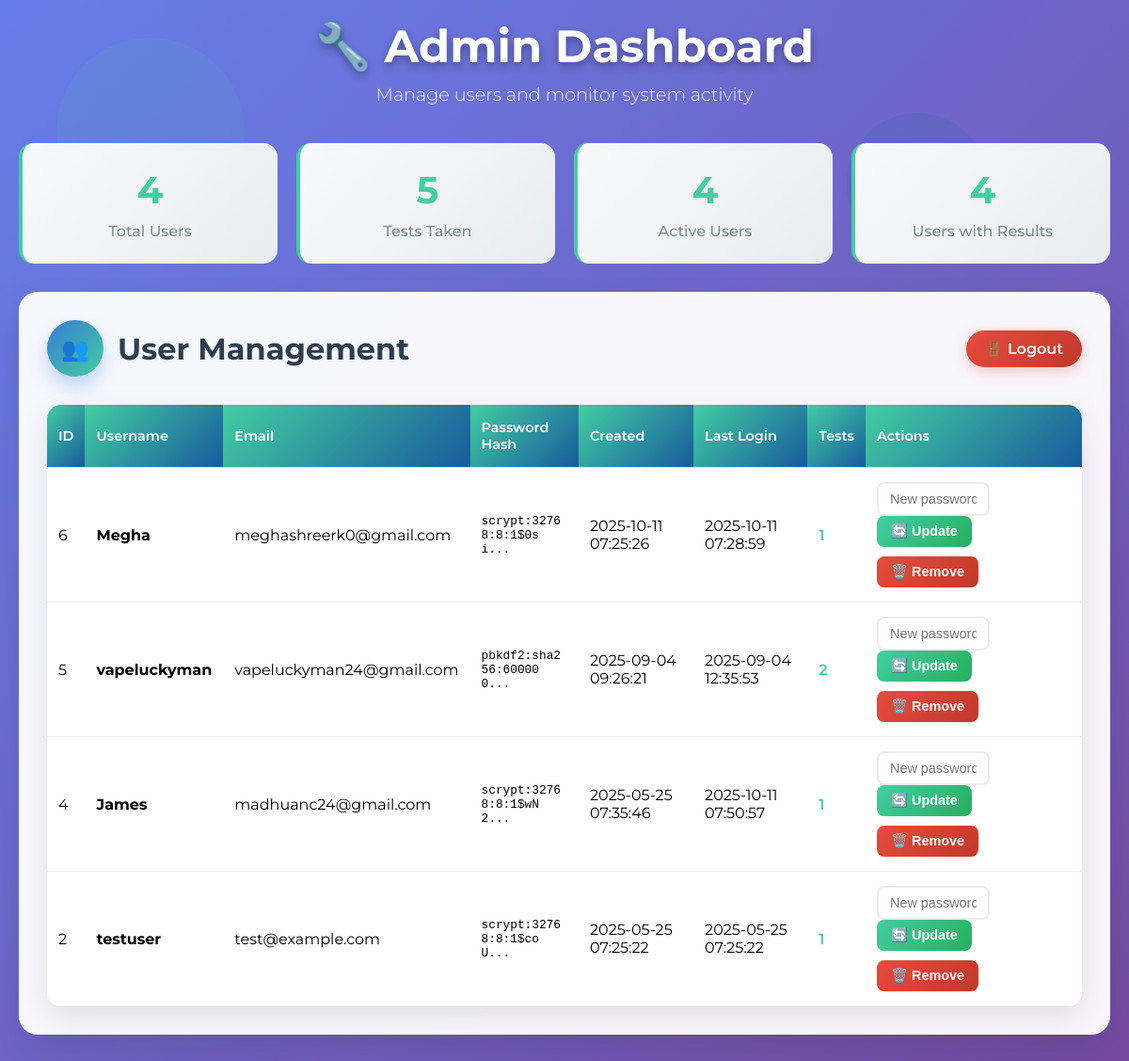
The page /admin (signed in) on the database its author committed.
### tables this page shows
CREATE TABLE users (
                id INTEGER PRIMARY KEY AUTOINCREMENT,
                username TEXT UNIQUE NOT NULL,
                email TEXT UNIQUE NOT NULL,
                password_hash TEXT NOT NULL,
                is_admin BOOLEAN DEFAULT FALSE,
                created_at TIMESTAMP DEFAULT CURRENT_TIMESTAMP,
                last_login TIMESTAMP
            );

### app.py (the view, shortened to what this page needs)
    @app.route('/admin', methods=['GET', 'POST'])
    def admin_dashboard():
        if 'user_id' not in session or not session.get('is_admin'):
            return redirect(url_for('login'))
        users = db.get_all_users(include_password=True)
        return render_template('admin_dashboard.html', users=users)

### app.py (called while the page is built, shortened)
    def get_all_users(self, include_password=False):
        conn = sqlite3.connect(self.db_path)
        cursor = conn.cursor()
        if include_password:
            cursor.execute('''
                SELECT u.id, u.username, u.email, u.password_hash, u.created_at, u.last_login,
                       COUNT(pr.id) as test_count
                FROM users u
                LEFT JOIN personality_results pr ON u.id = pr.user_id
                WHERE u.is_admin = FALSE
                GROUP BY u.id
                ORDER BY u.created_at DESC
            ''')
            users = cursor.fetchall()
            conn.close()
            return [{'id': u[0], 'username': u[1], 'email': u[2], 'password_hash': u[3],
                    'created_at': u[4], 'last_login': u[5], 'test_count': u[6]} for u in users]

### templates/admin_dashboard.html (shortened to what this page needs)
<!DOCTYPE html>
<html lang="en">
<head>
</head>
<body>
    <div class="bubble bubble1"></div>
    <div class="bubble bubble2"></div>
    <div class="container">
        <div class="header">
            <h1>🔧 Admin Dashboard</h1>
            <p>Manage users and monitor system activity</p>
        </div>
        <div class="stats-grid">
            <div class="stat-card">
                <div class="stat-number">{{ users|length }}</div>
                <div class="stat-label">Total Users</div>
            </div>
            <div class="stat-card">
                <div class="stat-number">{{ users|sum(attribute='test_count') }}</div>
                <div class="stat-label">Tests Taken</div>
            </div>
            <div class="stat-card">
                <div class="stat-number">{{ users|selectattr('last_login')|list|length }}</div>
                <div class="stat-label">Active Users</div>
            </div>
            <div class="stat-card">
                <div class="stat-number">{{ users|selectattr('test_count', 'gt', 0)|list|length }}</div>
                <div class="stat-label">Users with Results</div>
            </div>
        </div>
        <div class="admin-card">
            <div class="admin-header">
                <div class="admin-title">
                    <div class="admin-icon">👥</div>
                    <h2>User Management</h2>
                </div>
                <a href="{{ url_for('logout') }}" class="logout-btn">
                    🚪 Logout
                </a>
            </div>
            <div class="table-container">
                <table>
                    <thead>
                        <tr>
                            <th>ID</th>
                            <th>Username</th>
                            <th>Email</th>
                            <th>Password Hash</th>
                            <th>Created</th>
                            <th>Last Login</th>
                            <th>Tests</th>
                            <th>Actions</th>
                        </tr>
                    </thead>
                    <tbody>
                        {% for user in users %}
                        <tr>
                            <td>{{ user.id }}</td>
                            <td><strong>{{ user.username }}</strong></td>
                            <td>{{ user.email }}</td>
                            <td class="password-hash">{{ user.password_hash[:20] }}...</td>
                            <td>{{ user.created_at }}</td>
                            <td>{{ user.last_login or 'Never' }}</td>
                            <td>
                                <span style="color: #43cea2; font-weight: 600;">
                                    {{ user.test_count }}
                                </span>
                            </td>
                            <td>
                                <div class="user-actions">
                                    <form method="post" class="action-form">
                                        <input type="password" name="new_password" placeholder="New password" required class="action-input">
                                        <button type="submit" class="action-btn btn-update">
                                            🔄 Update
                                        </button>
                                    </form>
                                    <form method="post" class="action-form" onsubmit="return confirm('Are you sure you want to remove {{ user.username }}?');">
                                        <button type="submit" class="action-btn btn-remove">
                                            🗑️ Remove
                                        </button>
                                    </form>
                                </div>
                            </td>
                        </tr>
                        {% endfor %}
                    </tbody>
                </table>
            </div>
        </div>
    </div>
</body>
</html>

### templates/admin_dashboard.html (style rules this page uses)
* { margin: 0; padding: 0; box-sizing: border-box; }
body { background: linear-gradient(135deg, #667eea 0%, #764ba2 100%); font-family: 'Montserrat', Arial, sans-serif; min-height: 100vh; overflow-x: hidden; }
.bubble { position: absolute; border-radius: 50%; opacity: 0.1; animation: float 15s infinite ease-in-out; }
.bubble1 { width: 200px; height: 200px; left: 5vw; top: 5vh; background: #43cea2; animation-delay: 0s; }
.bubble2 { width: 150px; height: 150px; left: 75vw; top: 15vh; background: #185a9d; animation-delay: 3s; }
.container { max-width: 1400px; margin: 0 auto; padding: 20px; position: relative; z-index: 2; }
.header { text-align: center; margin-bottom: 40px; animation: slideInDown 1s ease-out; }
.header h1 { color: white; font-size: 3rem; font-weight: 700; margin-bottom: 10px; text-shadow: 0 4px 8px rgba(0,0,0,0.3); }
.header p { color: rgba(255,255,255,0.9); font-size: 1.2rem; font-weight: 300; }
.admin-card { background: rgba(255,255,255,0.95); border-radius: 20px; padding: 30px; box-shadow: 0 20px 40px rgba(0,0,0,0.1); backdrop-filter: blur(10px); animation: slideInUp 1s ease-out; margin-bottom: 30px; }
.admin-header { display: flex; align-items: center; justify-content: space-between; margin-bottom: 30px; flex-wrap: wrap; gap: 20px; }
.admin-title { display: flex; align-items: center; gap: 15px; }
.admin-icon { width: 60px; height: 60px; background: linear-gradient(135deg, #3a7bd5, #43cea2); border-radius: 50%; display: flex; align-items: center; justify-content: center; font-size: 1.5rem; color: white; box-shadow: 0 10px 20px rgba(58, 123, 213, 0.3); }
.admin-title h2 { color: #2c3e50; font-size: 2rem; font-weight: 700; margin: 0; }
.logout-btn { padding: 10px 20px; background: linear-gradient(135deg, #e74c3c, #c0392b); color: white; text-decoration: none; border-radius: 25px; font-weight: 600; transition: all 0.3s ease; box-shadow: 0 4px 15px rgba(231, 76, 60, 0.3); }
.stats-grid { display: grid; grid-template-columns: repeat(auto-fit, minmax(200px, 1fr)); gap: 20px; margin-bottom: 30px; }
.stat-card { background: linear-gradient(135deg, #f8f9fa, #e9ecef); padding: 25px; border-radius: 15px; text-align: center; border-left: 4px solid #43cea2; }
.stat-number { font-size: 2.5rem; font-weight: 700; color: #43cea2; margin-bottom: 10px; }
.stat-label { color: #7f8c8d; font-weight: 500; font-size: 1rem; }
.table-container { overflow-x: auto; border-radius: 15px; box-shadow: 0 10px 30px rgba(0,0,0,0.1); }
table { width: 100%; border-collapse: collapse; background: white; min-width: 800px; }
th, td { padding: 15px 12px; text-align: left; border-bottom: 1px solid #e9ecef; }
th { background: linear-gradient(135deg, #43cea2, #185a9d); color: white; font-weight: 600; font-size: 0.9rem; }
.user-actions { display: flex; gap: 10px; flex-wrap: wrap; }
.action-form { display: inline-block; }
.action-input { padding: 8px 12px; border: 2px solid #e9ecef; border-radius: 8px; font-size: 0.9rem; margin-right: 5px; width: 120px; }
.action-btn { padding: 8px 15px; border: none; border-radius: 8px; font-size: 0.9rem; font-weight: 600; cursor: pointer; transition: all 0.3s ease; }
.btn-update { background: linear-gradient(135deg, #43cea2, #27ae60); color: white; }
.btn-remove { background: linear-gradient(135deg, #e74c3c, #c0392b); color: white; }
.password-hash { font-family: monospace; font-size: 0.8rem; word-break: break-all; max-width: 150px; }

### rows shown on the page
users: id "6", username "Megha", email "meghashreerk0@gmail.com", password_hash "scrypt:32768:8:1$0si", created_at "2025-10-11 07:25:26", last_login "2025-10-11 07:28:59", test_count "1"
users: id "5", username "vapeluckyman", email "vapeluckyman24@gmail.com", password_hash "pbkdf2:sha256:600000", created_at "2025-09-04 09:26:21", last_login "2025-09-04 12:35:53", test_count "2"
users: id "4", username "James", email "madhuanc24@gmail.com", password_hash "scrypt:32768:8:1$wN2", created_at "2025-05-25 07:35:46", last_login "2025-10-11 07:50:57", test_count "1"
users: id "2", username "testuser", email "test@example.com", password_hash "scrypt:32768:8:1$coU", created_at "2025-05-25 07:25:22", last_login "2025-05-25 07:25:22", test_count "1"

### other values the page prints
{{ users|length }} "4"
{{ users|sum(attribute='test_count') }} "5"
{{ users|selectattr('last_login')|list|length }} "4"
{{ users|selectattr('test_count', 'gt', 0)|list|length }} "4"
